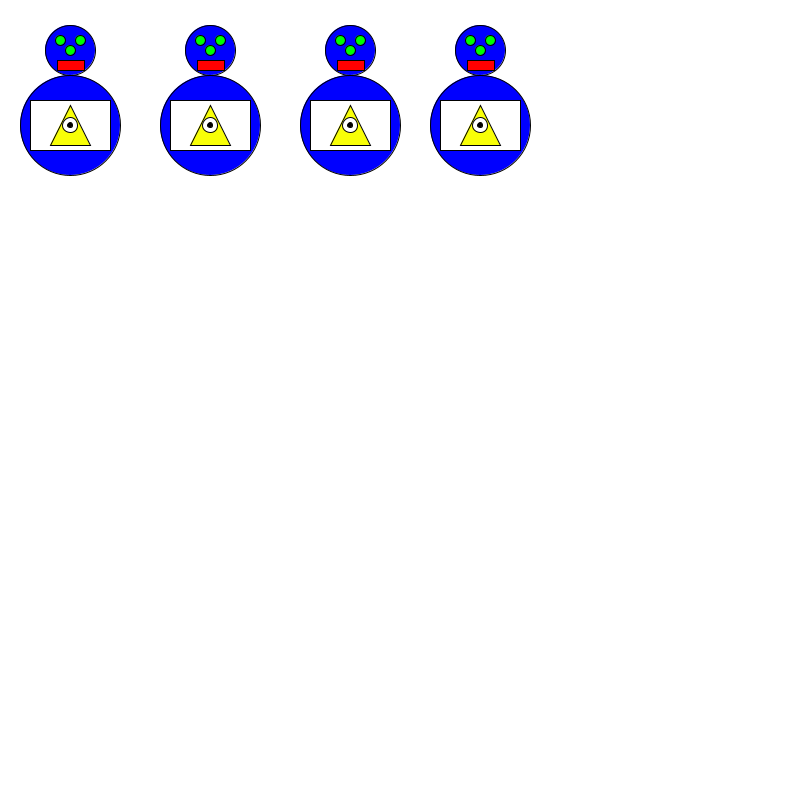
Frame 1 (no input)
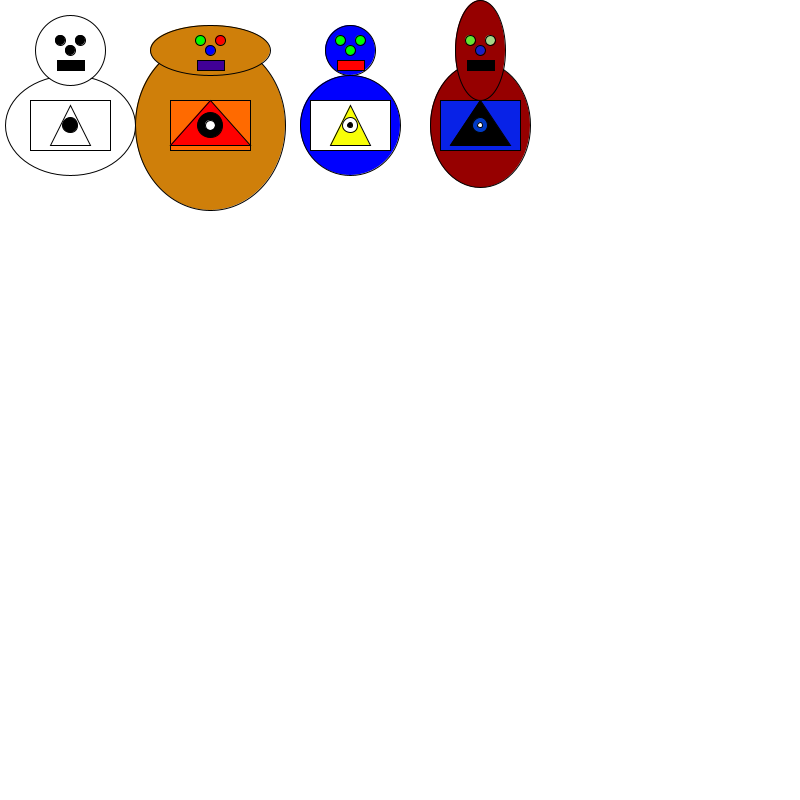
Frame 60 (the mouse pressed at the canvas centre just before this capture)
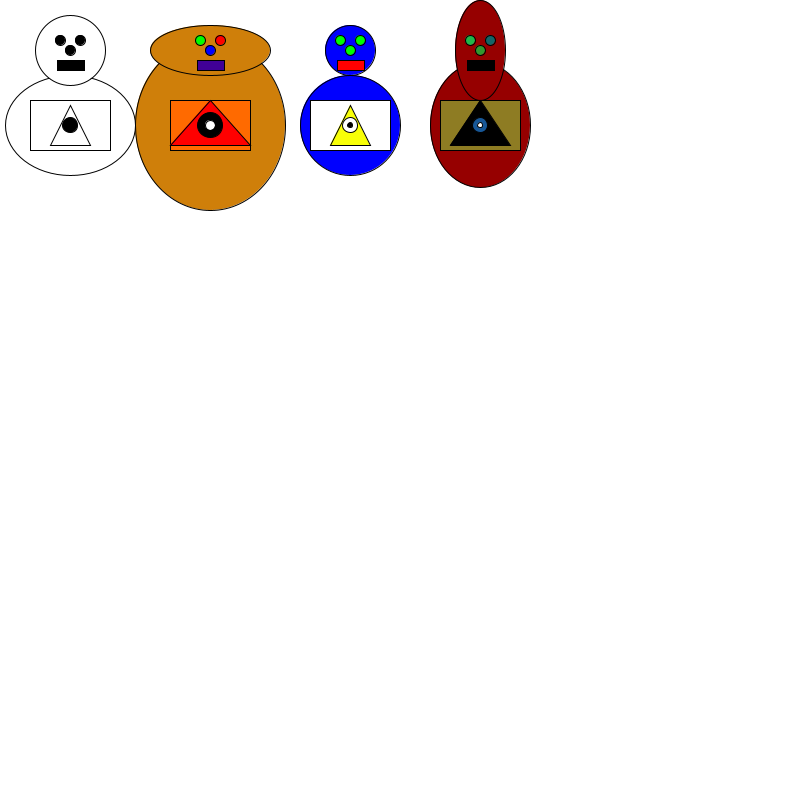
Frame 120 (the mouse held since frame 60 and released just before this capture)

The Processing sketch that drew these frames (run headless with seeded random() and noise(); from frame 60 on, the mouse is pressed at the canvas centre):

// Processing sketch: mymonsterclass
// ── mymonsterclass.pde
BlobBill[] blobs;
void setup(){
  background(255);
  size(800,800);
  blobs = new BlobBill[4];
  
  blobs[0] = new BlobBill(70, 125, 50);
  blobs[1] = new BlobBill(480, 125, 50);
  blobs[2] = new BlobBill(210, 125, 50);
  blobs[3] = new BlobBill(350, 125, 50);
}

void draw(){
  background(255);
  for(int i = 0; i < blobs.length; i++){
        blobs[i].update();
    }
    blobs[0].snowman();
    blobs[1].hellman();
    blobs[2].angryman();
}
// ── class.pde
class BlobBill {

  int overallx = 70;
  int bodyy = 125;
  int heady = 50;
  int fat = 100;
  int tall = 100;
  int headfat = 50;
  int headtall = 50;
  int eyefat = 10;
  int eyetall = 10;
  int leyex = 60;
  int leyey = 40;
  int reyex = 80;
  int reyey = 40;
  int meyex = 70;
  int meyey = 50;
  int mouthx = 57;
  int mouthy = 60;
  int mouthfat = 27;
  int mouthtall = 10;
  int tvx = 30;
  int tvy = 100;
  int billeyex = 70;
  int billeyey = 125;
  int topx =70;
  int topy =105;
  int rightx =90;
  int bottomy = 145;
  int leftx = 50;
  color bodyhead=color(0, 0, 255);
  color lefteye=color(0, 255, 0);
  color righteye=color(0, 255, 0);
  color middleeye=color(0, 255, 0);
  color mouth=color(255, 0, 0);
  color screen=color(255);
  color bill=color(248, 255, 7);
  color billeye=color(255);
  color billpupil=color(0);
  int billeyefat=15;
  int billeyetall=15;
  int billpupilfat=5;
  int billpupiltall=5;

  void snowman() {
    bodyhead = color(255);
    righteye = color(0);
    lefteye = color(0);
    middleeye = color(0);
    mouth = color(0);
    billeye = color(0);
    bill = color(255);
    fat = 130;
    headfat = 70;
    headtall = 70;
  }
  void hellman() {
    bodyhead = color(150, 0, 0);
    righteye = color(random(0, 255), random(0, 255), random(0, 255));
    lefteye = color(random(0, 255), random(0, 255), random(0, 255));
    middleeye = color(random(0, 255), random(0, 255), random(0, 255));
    mouth = color(0);
    billeye = color(random(0, 255), random(0, 255), random(0, 255));
    billpupil = 255;
    bill = color(0);
    screen = color(random(0, 255), random(0, 255), random(0, 255));
    headtall = 100;
    tall = 125;
    topy = 100;
    rightx = 100;
    leftx = 40;
  }
  void angryman() {
    bodyhead = color(207,127,10);
    righteye = color(255,0,0);
    lefteye = color(0,255,0);
    middleeye = color(0,0,255);
    mouth = color(64,0,150);
    billeye = color(0);
    bill = color(255,0,0);
    billpupil = 255;
    screen = color(255,106,0);
    topy = 100;
    rightx = 110;
    leftx = 30;
    billeyefat = 25;
    billeyetall = 25;
    billpupilfat = 10;
    billpupiltall = 10;
    fat = 150;
    tall = 170;
    headfat = 120;
  }

  BlobBill(int x, int yb, int yh) {
    overallx = x;
    bodyy = yb;
    heady = yh;
  }

  void update() {
    monster();
  }

  void monster() {
    stroke(0);
    fill(bodyhead);

    ellipse(overallx, bodyy, fat, tall); //body
    ellipse(overallx, heady, headfat, headtall); //head

    fill(lefteye);
    ellipse(leyex + overallx - 70, leyey, eyefat, eyetall); //left eye
    fill(righteye);
    ellipse(reyex + overallx - 70, reyey, eyefat, eyetall); //right eye
    fill(middleeye);
    ellipse(meyex + overallx - 70, meyey, eyefat, eyetall); //middle eye

    fill(mouth);
    rect(mouthx + overallx - 70, mouthy, mouthfat, mouthtall); //mouth

    fill(screen);
    rect(tvx + overallx - 70, tvy, 80, 50); //screen

    fill(bill);
    triangle(topx + overallx - 70, topy, rightx + overallx - 70, bottomy, leftx + overallx - 70, bottomy); //billbody

    fill(billeye);
    ellipse(billeyex + overallx - 70, billeyey, billeyefat, billeyetall); //billeye

    fill(billpupil);
    ellipse(billeyex + overallx - 70, billeyey, billpupilfat, billpupiltall); //billpupil
  }
}
